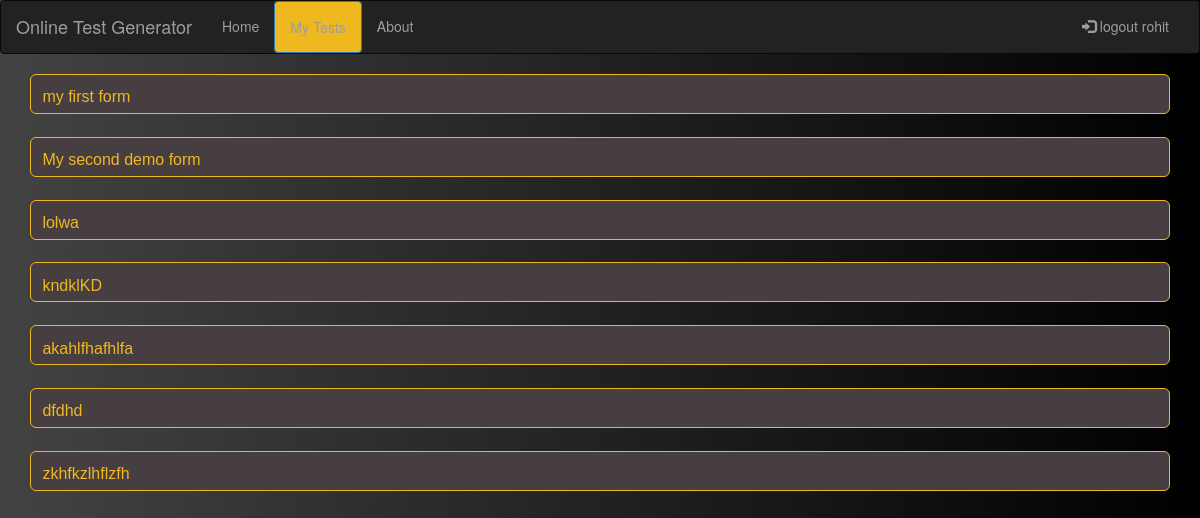
Screenshot of /php/show-titles.php (signed in) with the database file from the repository.
### tables this page shows
CREATE TABLE `gen_forms` (
  `username` longtext NOT NULL,
  `title` mediumtext NOT NULL,
  `fnumber` int(11) NOT NULL
);

### php/show-titles.php (the view, shortened to what this page needs)
<!DOCTYPE html>
<html>
<head>
  <link rel="stylesheet" href="https://maxcdn.bootstrapcdn.com/bootstrap/3.3.7/css/bootstrap.min.css">
  <link rel="stylesheet" type="text/css" href="css/titles.css">
</head>
<body>
<?php
include('conn.php');
include('header.php');
?>
<div class="container">
<?php
$user=$_SESSION['user'];
$forms=mysqli_query($con,"select title,fnumber from gen_forms where username='$user' ");
while($row=mysqli_fetch_array($forms)){
	echo "<div class='titles'><a href='load-preview.php?formn=".$row['fnumber']."'>".$row['title']."</a></div>";
}
?>
  </div>
</body>
</html>

### php/header.php (shortened to what this page needs)
<nav class="navbar navbar-inverse">
  <div class="container-fluid">
    <div class="navbar-header">
      <a class="navbar-brand" href="index.php">Online Test Generator</a>
    </div>
    <div class="collapse navbar-collapse" id="myNavbar">
      <ul class="nav navbar-nav">
        <li><a href="index.php">Home</a></li>
       <?php if(!empty($_SESSION['user'])): ?>
<li><a href="show-titles.php">My Tests</a></li>
<?php endif;   ?>
        <li><a href="about.php">About</a></li>
      </ul>
      <ul class="nav navbar-nav navbar-right">
        <li id="mak"><a  <?php if(empty($_SESSION['user'])){echo 'data-toggle="modal"  href="#login"';}else{echo 'href="logout.php"';}   ?> ><span class="glyphicon glyphicon-log-in"></span><?php if(empty($_SESSION['user'])){echo ' login';}else{echo ' logout '.$_SESSION['user'];}  ?></a></li>
      </ul>
    </div>
  </div>
</nav>

### css/titles.css (style rules this page uses)
html,body { height:100%; width:100%; background: #000000; background: -webkit-linear-gradient(to right, #434343, #000000); background: linear-gradient(to right, #434343, #000000); }
.container { text-align: left; height:100%; }
.titles { background-color:#463E40; height:5%; padding-top:1%; border-radius:6px; padding-left:1%; margin-bottom: 2%; -webkit-transition:background-color 0.8s ease-out; transition:background-color 0.8s ease-out; border:1px solid #f0b81f; }
.titles a { display:block; text-decoration: none; color:#f0b81f; height:100%; font-family: 'Oswald', sans-serif; font-size:2vh; }
.active { background-color: #f0b81f !important; }

### rows the page displays
gen_forms: title "my first form"
gen_forms: title "My second demo form"
gen_forms: title "lolwa"
gen_forms: title "kndklKD"
gen_forms: title "akahlfhafhlfa"
gen_forms: title "dfdhd"
gen_forms: title "zkhfkzlhflzfh"

### other values shown
$_SESSION['user'] "rohit"
